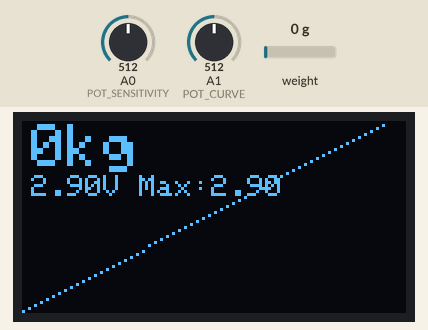
Recording of a sketch running on a simulated Arduino Nano, built with avr-gcc and run on an emulated ATmega328P. Shown: 128×64 one-colour display. Inputs (shaded band) come from the test bench; at power-on: weight on the scale 0 g, A0 (POT_SENSITIVITY) = 512, A1 (POT_CURVE) = 512. What the sketch prints to the serial monitor is not drawn.

Above: at 1.2 s.
1.3 s: weight on the scale set to 1250 g
At 1.8 s:
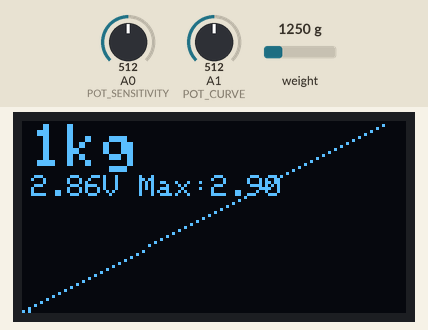
2.9 s: A0 (POT_SENSITIVITY) set to 716
At 4.2 s:
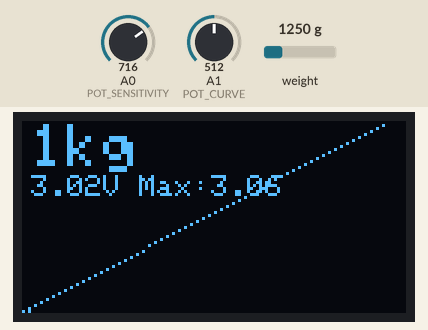
4.6 s: A1 (POT_CURVE) set to 716
At 5.4 s:
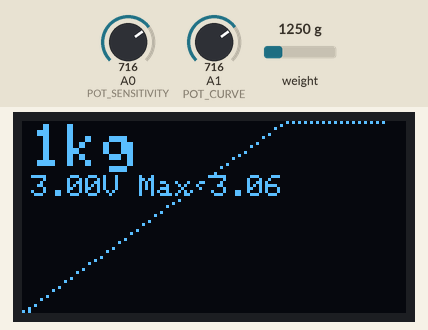
6.2 s: weight on the scale set to 100 g
At 6.9 s:
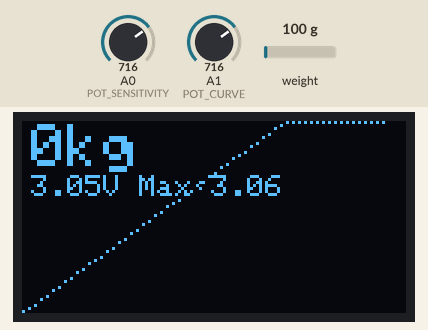
7.9 s: A0 (POT_SENSITIVITY) set to 900
At 9.3 s:
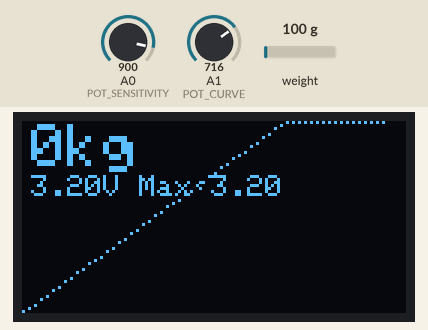
9.6 s: A1 (POT_CURVE) set to 900
At 10.9 s:
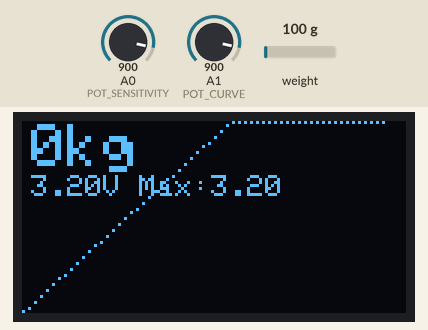
Timing chart, 0 to 12.3 s (numbered marks = the images above; inputs shaded):
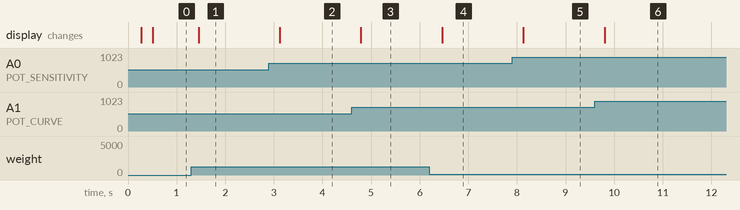

Measured:
- after the input at 1.3 s, the display: changes after 0.16 s (image 1)
- after the input at 2.9 s, the display: changes after 0.22 s (image 2)
- after the input at 4.6 s, the display: changes after 0.19 s (image 3)
- after the input at 6.2 s, the display: changes after 0.26 s (image 4)
- after the input at 7.9 s, the display: changes after 0.23 s (image 5)
- after the input at 9.6 s, the display: changes after 0.20 s (image 6)

The sketch:

G29BS_V1_003_ok.ino
```cpp
/*
   Versão: v1.003 com Ajuste de Nível Zero (Vmax)
   Autor: Renato Brant
   Data: 2024

   Alterações nesta versão:
   1. Potenciômetro de sensibilidade (POT_SENSITIVITY) agora ajusta o nível zero (Vmax).
   2. Inclinação da curva controlada pelo potenciômetro de curva (POT_CURVE).
   3. Vout atualizado dinamicamente com os novos limites.
*/

#include <Wire.h>              // Biblioteca para comunicação I2C
#include <Adafruit_MCP4725.h>  // Biblioteca para o MCP4725 DAC
#include <HX711.h>             // Biblioteca para o HX711
#include <Adafruit_GFX.h>      // Biblioteca para gráficos na tela OLED
#include <Adafruit_SSD1306.h>  // Biblioteca para display OLED SSD1306

// Definições dos pinos para o HX711, potenciômetros e OLED
#define DT_PIN 5
#define SCK_PIN 4
#define POT_SENSITIVITY A0     // Pino do potenciômetro para ajuste do nível zero (Vmax)
#define POT_CURVE A1           // Pino do potenciômetro para ajuste da inclinação da curva
#define OLED_RESET -1          // Reset do display OLED, não necessário no Nano

// Configuração do HX711
HX711 scale;
const float CALIBRATION_FACTOR = -44.765419; // Fator de calibração da célula de carga
const long OFFSET = 1877599;                 // Offset inicial para zero

// Configuração do MCP4725
Adafruit_MCP4725 dac;
const int MCP4725_I2C_ADDRESS = 0x60; // Endereço padrão I2C do MCP4725

// Configuração do display OLED
Adafruit_SSD1306 display(128, 64, &Wire, OLED_RESET);
const int GRAPH_WIDTH = 122;      // Largura do gráfico ajustada (em pixels)
const int GRAPH_HEIGHT = 64;      // Altura do gráfico (em pixels)
const float MIN_VOLTAGE = 1.47;   // Tensão mínima fixa para o MCP4725 (pedal pressionado)

float previousPressure = 0;        // Para evitar atualizações redundantes no DAC

void setup() {
  Serial.begin(9600);

  scale.begin(DT_PIN, SCK_PIN);
  scale.set_offset(OFFSET);
  scale.set_scale(CALIBRATION_FACTOR);

  dac.begin(MCP4725_I2C_ADDRESS); // Inicializa o MCP4725
  display.begin(SSD1306_SWITCHCAPVCC, 0x3C); // Inicializa o display OLED
  display.clearDisplay();
  display.setTextSize(1);
  display.setTextColor(WHITE);

  Serial.println("Sistema inicializado com MCP4725 e display OLED configurado.");
}

void loop() {
  // Leitura direta da pressão do pedal em kg
  float pressure = scale.get_units() / 1000.0; // Conversão para kg

  // Ajuste do nível zero (Vmax) usando o potenciômetro de sensibilidade
  int potSensitivity = analogRead(POT_SENSITIVITY);
  float maxVoltage = map(potSensitivity, 0, 1023, 2500, 3300) / 1000.0; // Ajusta Vmax entre 2.5V e 3.3V

  // Ajuste da inclinação da curva usando o potenciômetro de curva
  int potCurve = analogRead(POT_CURVE);
  float curveFactor = (float)map(potCurve, 0, 1023, -100, 100) / 100.0;

  // Normaliza a pressão e aplica a curva de resposta
  float normalizedPressure = pressure / 50.0; // Considera pressão máxima de 50 kg
  normalizedPressure = constrain(normalizedPressure, 0.0, 1.0); // Limite de 0 a 1

  // Calcula a pressão ajustada sem usar pow()
  float adjustedPressure;
  if (curveFactor > 0) {
    adjustedPressure = normalizedPressure * (1 + curveFactor);
  } else if (curveFactor < 0) {
    adjustedPressure = normalizedPressure / (1 - curveFactor);
  } else {
    adjustedPressure = normalizedPressure;
  }

  adjustedPressure = constrain(adjustedPressure, 0.0, 1.0);

  // Ajusta Vout com os novos limites (Vmax configurável)
  float outputVoltage = MIN_VOLTAGE + (1.0 - adjustedPressure) * (maxVoltage - MIN_VOLTAGE);

  // Atualiza o DAC apenas se a pressão mudou significativamente
  if (abs(pressure - previousPressure) > 0.01) { // Tolerância para evitar atualizações redundantes
    uint16_t dacOutput = (uint16_t)((outputVoltage / 3.3) * 4095); // Conversão para 12 bits
    dac.setVoltage(dacOutput, false); // Envia ao DAC
    previousPressure = pressure;
  }

  // Atualiza o display OLED a cada 200 ms
  static unsigned long lastDisplayUpdate = 0;
  if (millis() - lastDisplayUpdate > 200) {
    lastDisplayUpdate = millis();
    updateDisplay(pressure, outputVoltage, maxVoltage, curveFactor, normalizedPressure);
  }
}

void updateDisplay(float pressure, float voltage, float maxVoltage, float curveFactor, float normalizedPressure) {
  // Limpa apenas a área gráfica
  display.fillRect(1, 0, GRAPH_WIDTH - 1, GRAPH_HEIGHT, BLACK);

  // Exibe valores no canto superior esquerdo
  display.setCursor(3, 1);
  display.print(pressure, 0);
  display.print("kg ");
  display.setTextSize(1);
  display.setCursor(3, 18);
  display.print(voltage, 2);
  display.print("V ");
  display.print("Max:");
  display.print(maxVoltage, 2);
  display.setTextSize(2);

  // Desenha o gráfico (mesmo comportamento anterior)
  for (int x = 0; x < GRAPH_WIDTH; x += 2) {
    float rawPos = (float)x / GRAPH_WIDTH;
    float curveY;
    if (curveFactor > 0) {
      curveY = rawPos * (1 + curveFactor);
    } else if (curveFactor < 0) {
      curveY = rawPos / (1 - curveFactor);
    } else {
      curveY = rawPos;
    }

    curveY = constrain(curveY, 0.0, 1.0);
    int y = constrain(GRAPH_HEIGHT - (curveY * GRAPH_HEIGHT), 0, GRAPH_HEIGHT - 1);

    display.drawPixel(x, y, WHITE);

    // Preenche até o nível de pressão atual
    if (rawPos <= normalizedPressure) {
      display.drawLine(x, GRAPH_HEIGHT - 1, x, y, WHITE);
    }
  }

  display.display();
}
```
